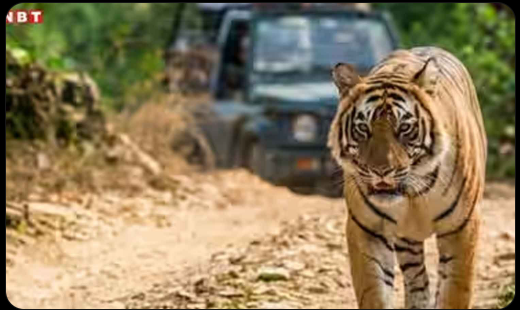
#> input picture content-archive/video/dotty_bandhavgarh/img/p32.png, 520 x 310 px, given in place of india.png, which was not available
$ python scenes_dt2.py
#> lines starting #> are read from the running program, lines starting #| are printed output that depends on the picture; pictures that were not available may be replaced by others from this repository, and a replacement may not be noted
import numpy as np, cv2, math
from PIL import Image, ImageDraw, ImageFont
SP="/tmp/claude-0/-home-user/530e917f-6900-5386-87f2-01588fc50eb7/scratchpad/"
FD=SP+"fonts/"; HD=SP+"dotty/"
W,H=1080,1920; TOTAL=58.6
GOLD=(255,196,92); AMB=(255,150,50); CREAM=(246,238,224); GREY=(176,170,160); CYAN=(90,215,230); RED=(235,80,60); INK=(24,20,16)
def F(n,s): return ImageFont.truetype(FD+n,int(s))
def ease(x): x=min(1,max(0,x)); return x*x*(3-2*x)
def eo3(x): x=min(1,max(0,x)); return 1-(1-x)**3
def eob(x,k=1.6): x=min(1,max(0,x)); return 1+(k+1)*(x-1)**3+k*(x-1)**2
def seg(t,a,b): return min(1,max(0,(t-a)/(b-a)))
def lerp(a,b,x): return a+(b-a)*x
rng=np.random.default_rng(4)
# ---- stripe texture (procedural, original) ----
def make_stripes(w,h):
    yy,xx=np.mgrid[0:h,0:w].astype(np.float32)
    n1=cv2.GaussianBlur(rng.normal(0,1,(h,w)).astype(np.float32),(0,0),60); n1/=np.abs(n1).max()
    n2=cv2.GaussianBlur(rng.normal(0,1,(h,w)).astype(np.float32),(0,0),18); n2/=np.abs(n2).max()
    ph=yy*0.030+n1*9+n2*1.6+np.sin(xx*0.004)*2
    s=np.sin(ph); th=0.55+0.25*np.sin(xx*0.012+n1*3)
    stripe=np.clip((s-th)*6,0,1)*np.clip(np.abs(np.sin(xx*0.0045+n1*2))*1.6,0,1)
    base=np.zeros((h,w,3),np.float32); base[...]=(46,26,12)
    glow=np.clip(0.5+0.5*n1,0,1)[...,None]*np.array((40,22,6),np.float32)
    img=base+glow
    img=img*(1-stripe[...,None]*0.85)
    return np.clip(img,0,255)
STR=make_stripes(1200,2200)
yy,xx=np.mgrid[0:H,0:W]; VIG=(1-0.55*(((xx-W/2)/(W/2))**2*0.5+((yy-H/2)/(H/2))**2*0.7)).clip(0.35,1)[...,None].astype(np.float32)
GR=[rng.normal(0,1,(H//2,W//2)).astype(np.float32) for _ in range(6)]
def gold_tex():
    r=np.random.default_rng(1); y=np.linspace(0,1,H)[:,None]; x=np.linspace(0,1,W)[None,:]
    top=np.array([255,226,160],np.float32); bot=np.array([214,150,70],np.float32)
    base=top[None,None,:]*(1-y[:,:,None])+bot[None,None,:]*y[:,:,None]
    n=cv2.GaussianBlur(r.normal(0,1,(H,W)).astype(np.float32),(0,0),30); n/=np.abs(n).max()
    return np.clip(base*(1+0.1*n[...,None]),0,255)
TEX=gold_tex()
_ind=cv2.cvtColor(cv2.imread(HD+"india.png"),cv2.COLOR_BGR2RGB); IND=cv2.resize(_ind,(600,600),interpolation=cv2.INTER_AREA)
#> after `IND = cv2.resize(_ind, (600, 600), interpolation=cv2.INTER_AREA)`:
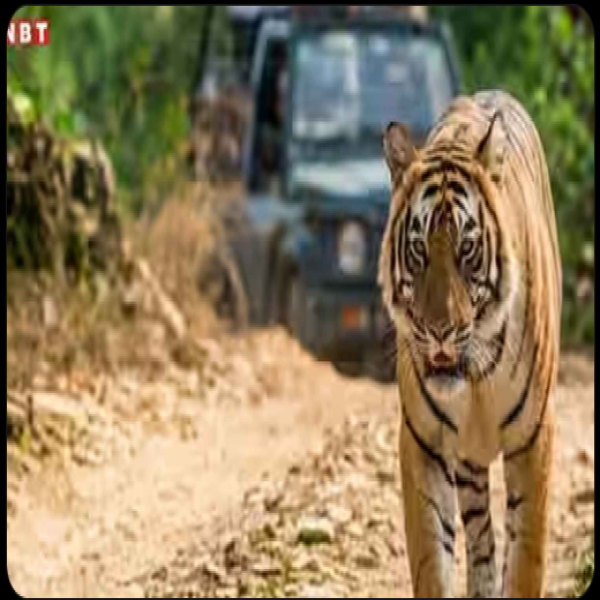
#> IND: shape (600, 600, 3); mean R, G, B 140.5, 123.7, 90.9
CM=np.zeros((600,600),np.uint8); cv2.circle(CM,(300,300),298,255,-1,cv2.LINE_AA); CMF=(cv2.GaussianBlur(CM,(0,0),1).astype(np.float32)/255)
#> after `cv2.circle(CM, (300, 300), 298, 255, -1, cv2.LINE_AA)`:
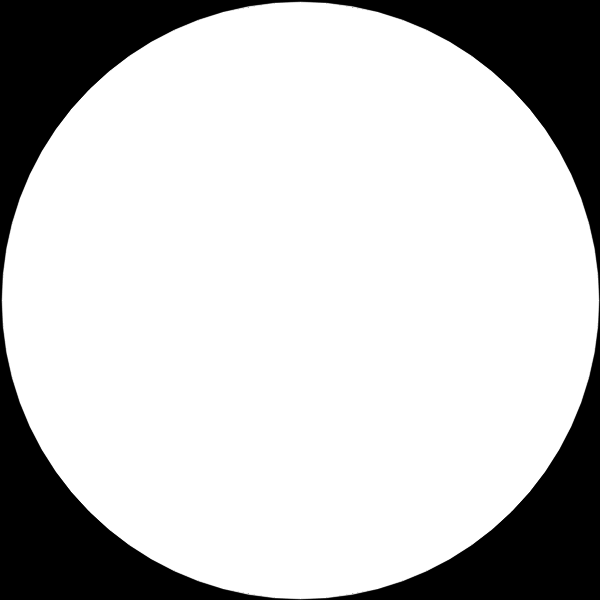
#> CM: shape (600, 600); min 0, max 255, mean 198.2
DOT=(350*600/700,339.2*600/700)
# paper texture
PAP=np.clip(np.array((236,226,204),np.float32)[None,None,:]*(0.94+0.06*cv2.GaussianBlur(rng.normal(0,1,(520,900)).astype(np.float32),(0,0),3)[...,None]),0,255).astype(np.uint8)
def _ld(p): return cv2.cvtColor(cv2.imread(HD+p),cv2.COLOR_BGR2RGB)
#> called with p = 'img/s34.png'
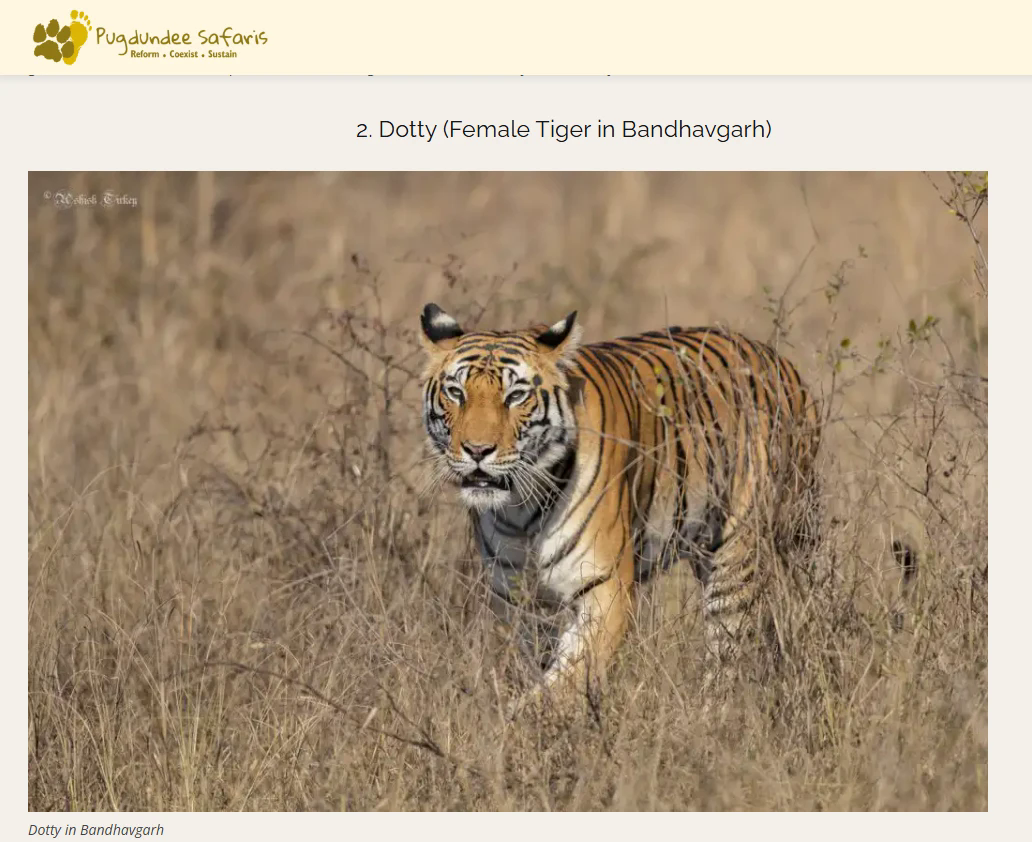
#> input picture content-archive/video/dotty_bandhavgarh/img/s34.png, 1032 x 842 px, found by its file name
P34=_ld('img/s34.png'); P31=_ld('img/p31.png'); S31=_ld('img/s31.png'); S33=_ld('img/s33.png')
#> call 2 of _ld, with p = 'img/p31.png'
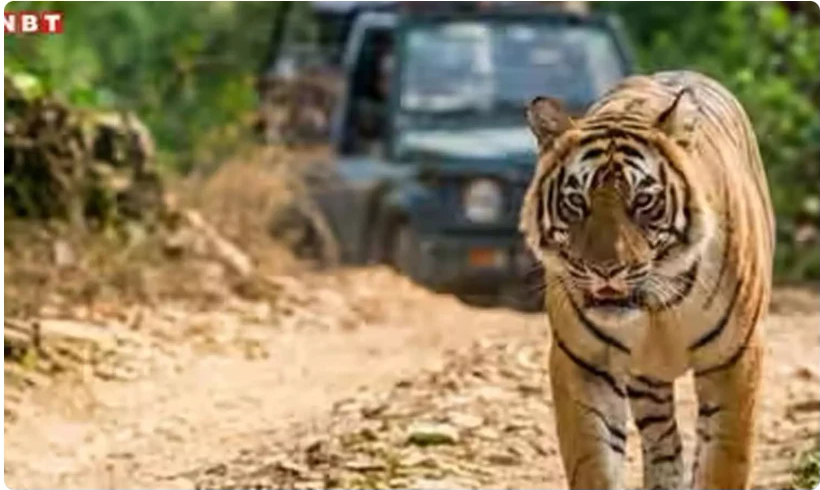
#> input picture content-archive/video/dotty_bandhavgarh/img/p31.png, 820 x 490 px, found by its file name
#> call 3 of _ld, with p = 'img/s31.png'
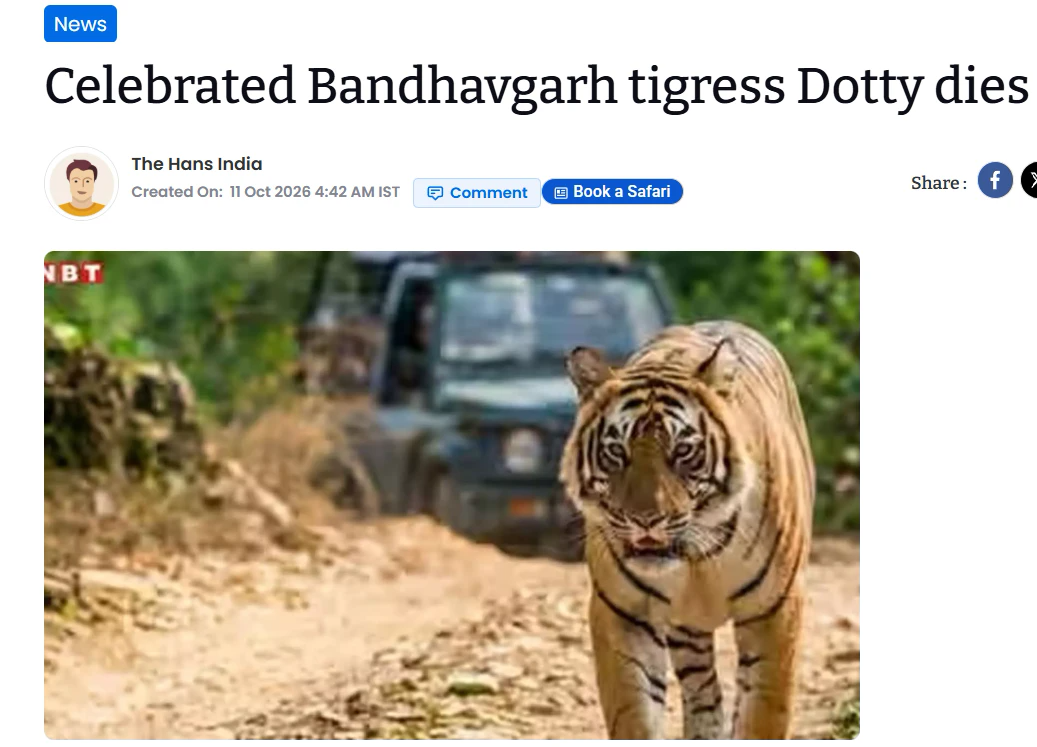
#> input picture content-archive/video/dotty_bandhavgarh/img/s31.png, 1037 x 747 px, found by its file name
#> call 4 of _ld, with p = 'img/s33.png'
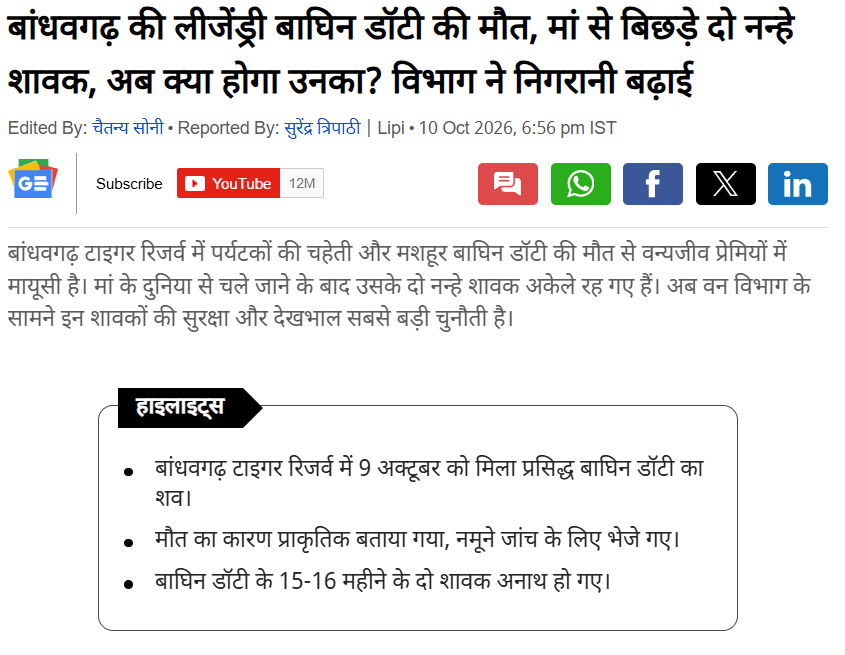
#> input picture content-archive/video/dotty_bandhavgarh/img/s33.png, 845 x 655 px, found by its file name
# [27 lines left out: functions photo_win, mark, shot, not called in this run]
EMB=[(rng.uniform(0,W),rng.uniform(0,H),rng.uniform(1.5,4),rng.uniform(10,40),rng.uniform(0,6.28)) for _ in range(70)]
OFF=0.6
M={'hook':0.2,'dotty':3.56,'origin':4.208,'y2012':6.858,'magadhi':8.506,'spotty':9.804,'sukhi':11.754,'home':12.832,'kids':14.32,'d1':17.248,'son':19.148,'push':20.336,'daughters':22.484,'out':24.282,'tala':27.14,'mother':28.758,'twocubs':30.458,'oct':31.696,'manpur':32.804,'patrol':35.242,'age':38.31,'natural':39.568,'left':42.106,'months':43.806,'watch':45.794,'mom':48.272,'legacy':49.01,'seen':51.908,'comment':53.776,'end':55.076}
T={k:v+OFF for k,v in M.items()}
SC=[0,6.9,13.3,T['oct'],T['left']-0.1,T['mom']-0.1,TOTAL]
# [4 lines left out: function scene, not called in this run]
def ctext(d,xy,s,f,fill,anchor="ms"): d.text(xy,s,font=f,fill=fill,anchor=anchor)
def shadowtext(d,xy,s,f,fill,a,anchor="ms",off=4):
    d.text((xy[0]+off,xy[1]+off),s,font=f,fill=(0,0,0,int(170*a)),anchor=anchor); d.text(xy,s,font=f,fill=fill[:3]+(int(255*a),),anchor=anchor)
# [218 lines left out: functions paw, node, dline, news, frame, not called in this run]
